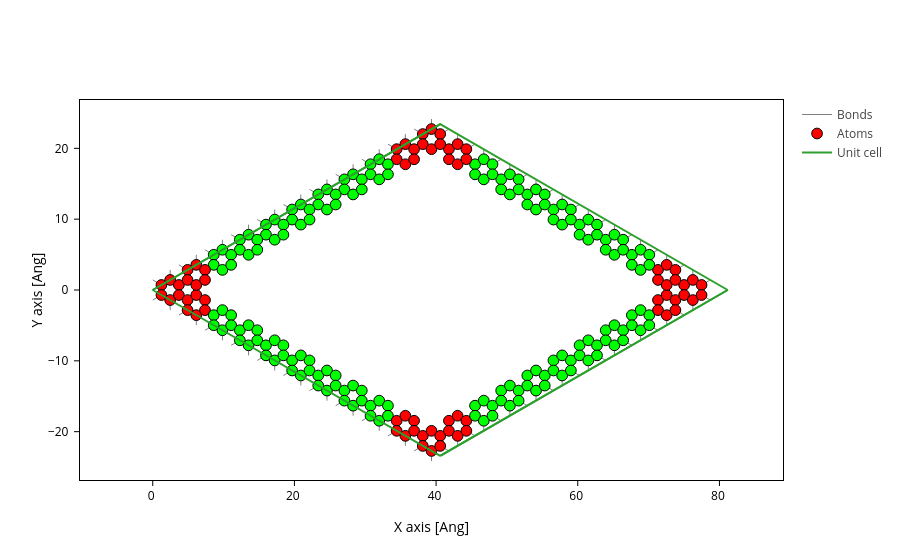

The notebook cell this image was saved under:
### Code cell
geom_edge_big.plot(axes="xy",
                     atoms_style=[
                         dict(atoms=corners_big, color="red"),
                         dict(atoms=edges_big, color="lime"),
                     ])

### Figure 1 — Plotly figure (JSON) as saved in the notebook; plotly's stock layout.template omitted (floating-point values rounded to 4 significant figures; data arrays with more than 128 entries replaced by an {"elided": "..."} marker saying what was removed)
{"data": [{"line": {"color": "gray", "width": 1}, "meta": {}, "mode": "lines", "name": "Bonds", "opacity": 1, "type": "scatter", "x": {"elided": "7728 float values"}, "y": {"elided": "7728 float values"}}, {"marker": {"color": {"elided": "240 str values"}, "line": {"color": "black", "width": 1}, "opacity": 1, "size": 10.72}, "meta": {}, "mode": "markers", "name": "Atoms", "opacity": 1, "type": "scatter", "x": {"elided": "240 float values"}, "y": {"elided": "240 float values"}}, {"meta": {}, "mode": "lines", "name": "Unit cell", "type": "scatter", "x": [0.0, 40.58, 81.16, 81.16, 40.58, 40.58, NaN, 40.58, 0.0, 0.0, 40.58, 40.58, 0.0, NaN, 81.16, 40.58, NaN, 81.16, 40.58], "y": [0.0, 23.43, 0.0, 0.0, 23.43, 23.43, NaN, 23.43, 0.0, 0.0, -23.43, -23.43, 0.0, NaN, 0.0, -23.43, NaN, 0.0, -23.43]}], "layout": {"scene": {"aspectmode": "data", "xaxis": {"title": {"text": "X axis [Ang]"}}, "yaxis": {"title": {"text": "Y axis [Ang]"}}}, "xaxis": {"scaleanchor": "y", "scaleratio": 1, "title": {"text": "X axis [Ang]"}}, "yaxis": {"title": {"text": "Y axis [Ang]"}}}}
